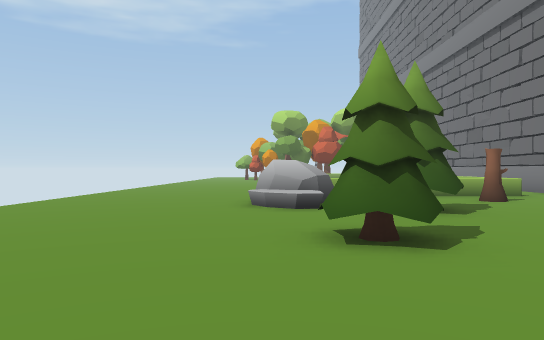
[1] (above)

21 first-person views from a walk through a Unity game level. The camera is 1.4 m above the floor, looks level and sees 70° across. The floor is counted in squares, 2 m on a side. Each view is taken from the middle of a square. On the plan, view 1 faces up. The plan holds only what a view shows up to about 11 squares ahead; the rest is blank. The place goes on beyond the plan. Some animated figures are left out.

[2]
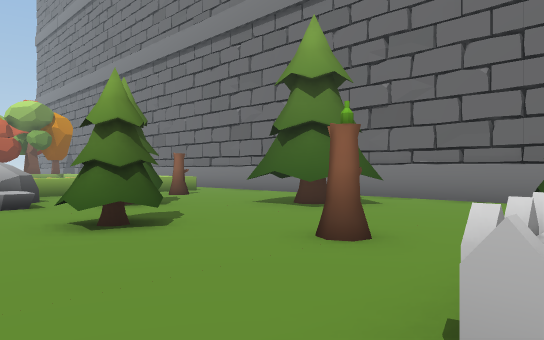

[3]
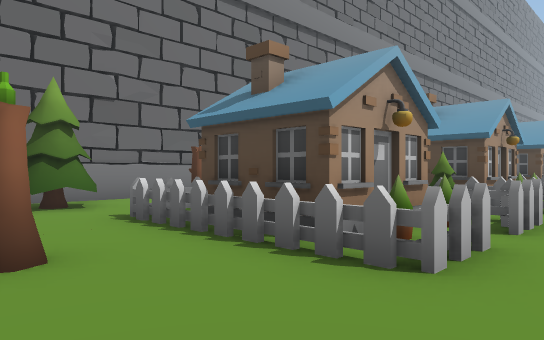

[4]
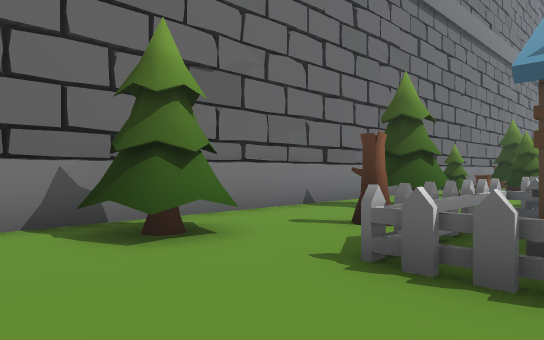

[5]
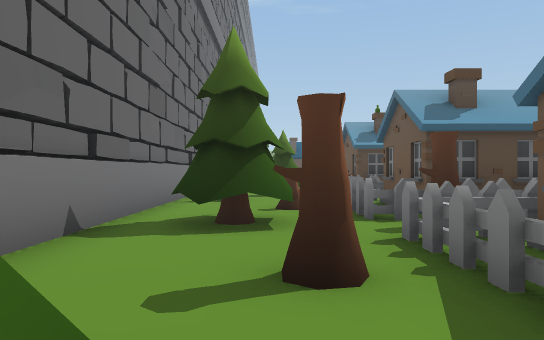

[6]
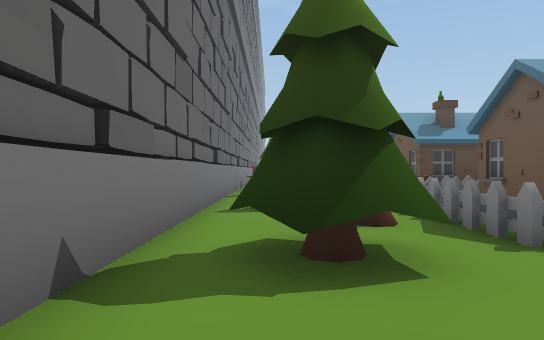

[7]
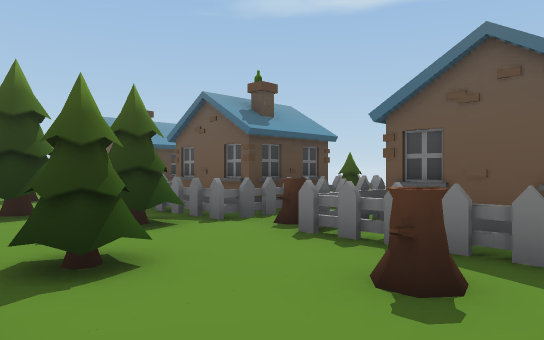

[8]
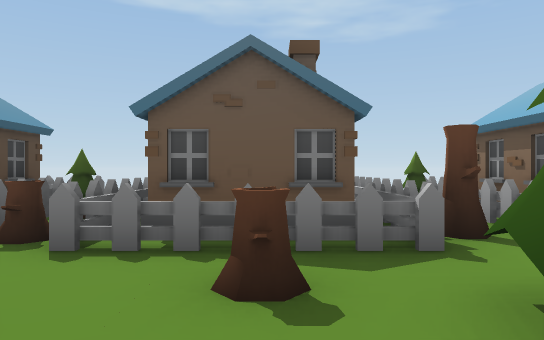

[9]
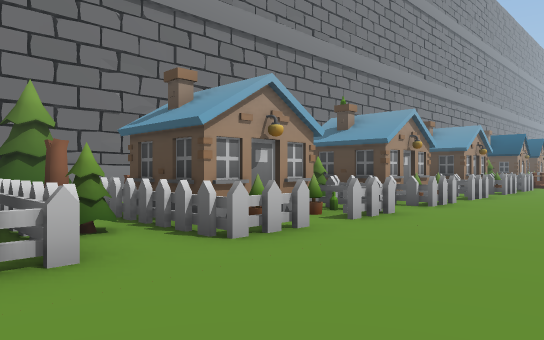

[10]
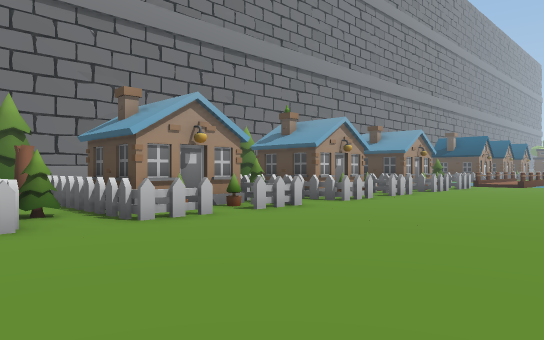

[11]
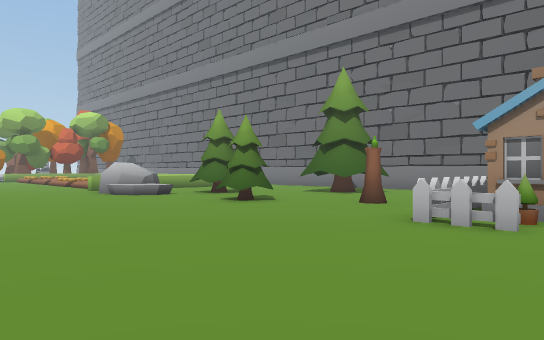

[12]
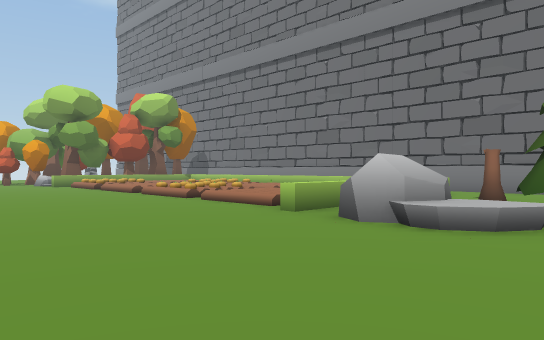

[13]
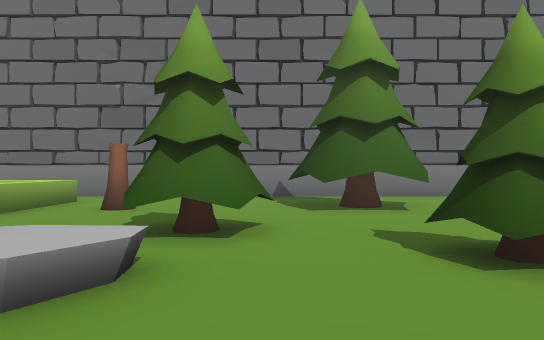

[14]
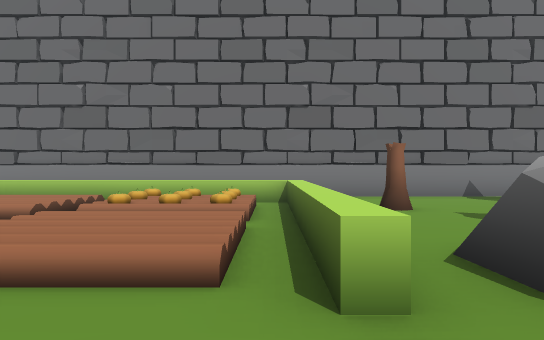

[15]
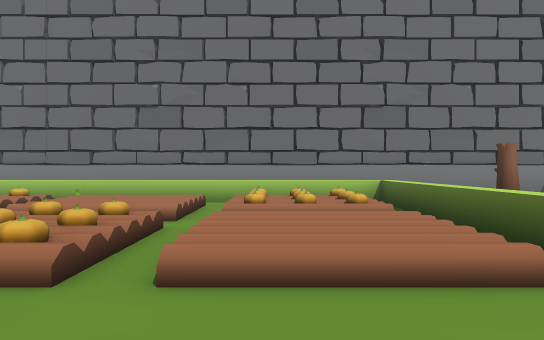

[16]
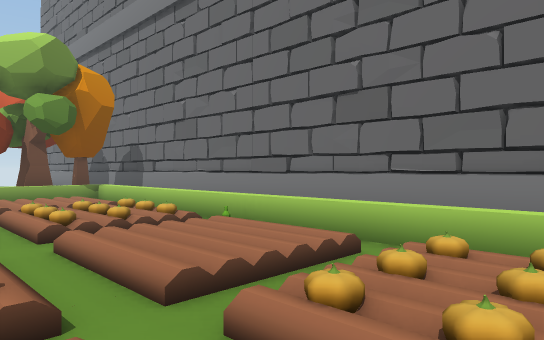

[17]
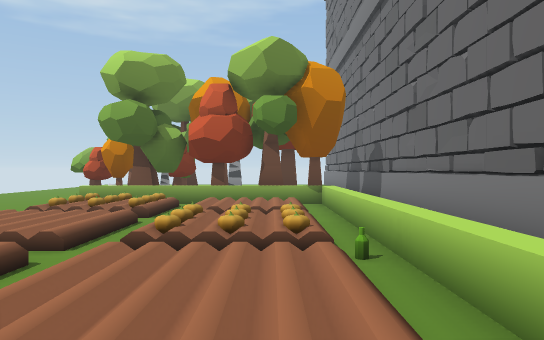

[18]
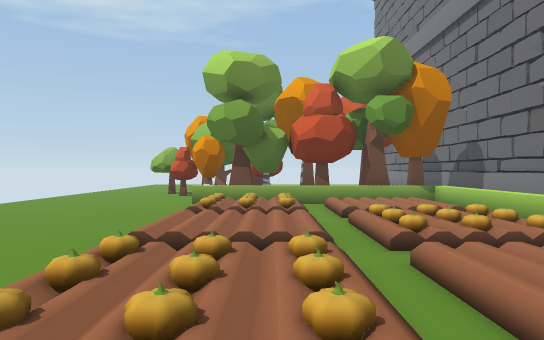

[19]
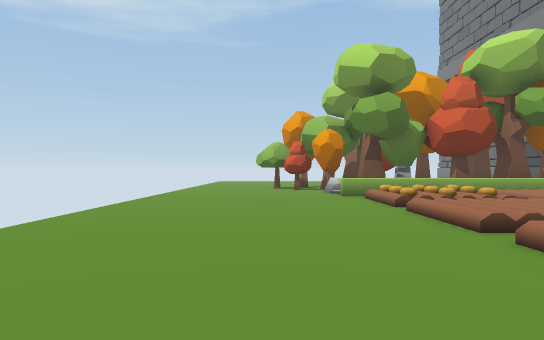

[20]
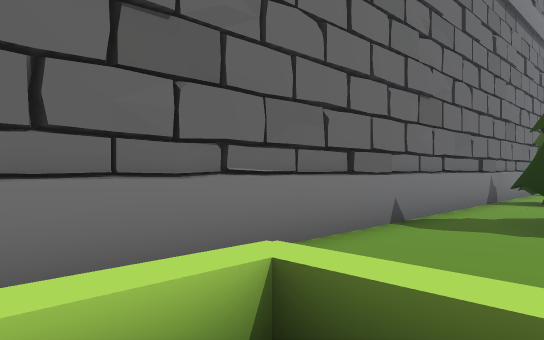

[21]
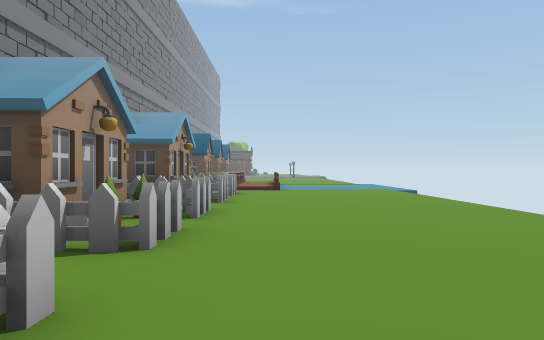

### Floor plan
Key: @ floor where view 1 was taken; # wall or solid block; . floor; / step, stairs or slope; = window, fence, low wall or low ledge; ^ raised ledge; T tree; H house; O other object.
Columns run from 5 left of view 1 to 9 right of it. Each row starts with its distance up from view 1.
 24 ......=TTTTT  #
 23 ............ .#
 22 ......  .  ...#
 21 ......  .  ...#
 20 ......  .  ...#
 19 ......  .  ...#
 18 ......  .  ...#
 17 .........  O..#
 16  .....  .  ...#
 15  .....  .  ...#
 14  .............#
 13  ..... /  /...#
 12  ..... /  /...#
 11 ......//.//^..#
 10 ..............#
  9 .....OO...T...#
  8 .....OO.......#
  7 ......OOO.....#
  6 ........O.....#
  5  .........##..#
  4  .....O...##..#
  3  ..........#..#
  2  .............#
  1  ......T......#
  0 .....@......O.#
 -1 .....HHHHHH.O.#
 -2  .....H  HH...#
 -3 . ...HH##HHT..#
 -4  ....HHHHHH...#
 -5 ......HHHT.OO.#
 -6 .....HHHHHHOO.#
 -7  .....H  HHO..#
 -8  ....HH  HH...#
 -9  .....OHHHH.O.#
-10  .....HHHHO...#
-11  ....HH##HHO..#
-12 .......# HH...#
-13 .....HH# H OO #
-14 ......H     O

Positions as (right, up) in squares from view 1, and headings:
1: (0, 0), facing up
2: (-1, -1), facing up-right
3: (-1, 2), facing down-right
4: (3, 2), facing down-right
5: (6, 0), facing down
6: (7, -2), facing down
7: (8, -6), facing down-left
8: (8, -7), facing left
9: (-3, -3), facing down-right
10: (-5, -3), facing down-right
11: (-5, -3), facing up-right
12: (-5, 6), facing up-right
13: (-2, 6), facing right
14: (-2, 11), facing right
15: (-2, 13), facing right
16: (2, 12), facing up-right
17: (5, 13), facing up
18: (2, 13), facing up
19: (-2, 13), facing up
20: (5, 12), facing down-right
21: (-1, -7), facing down
